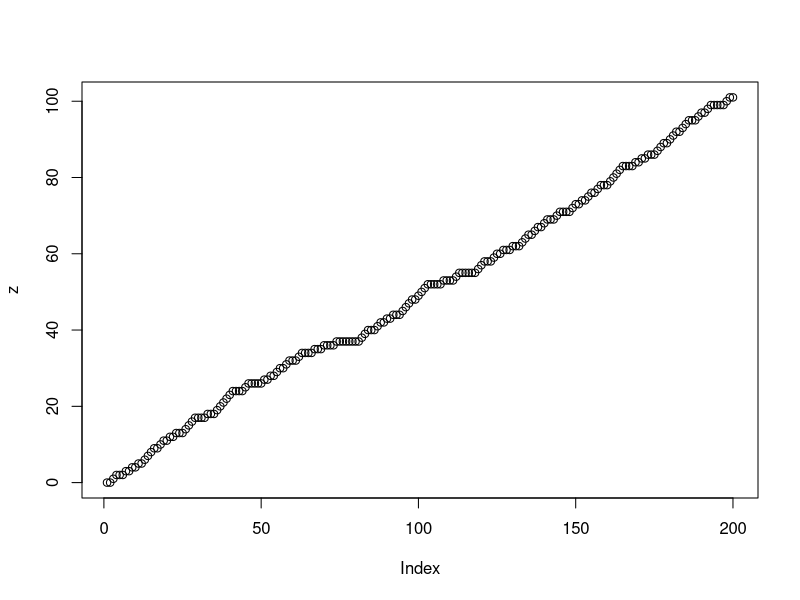
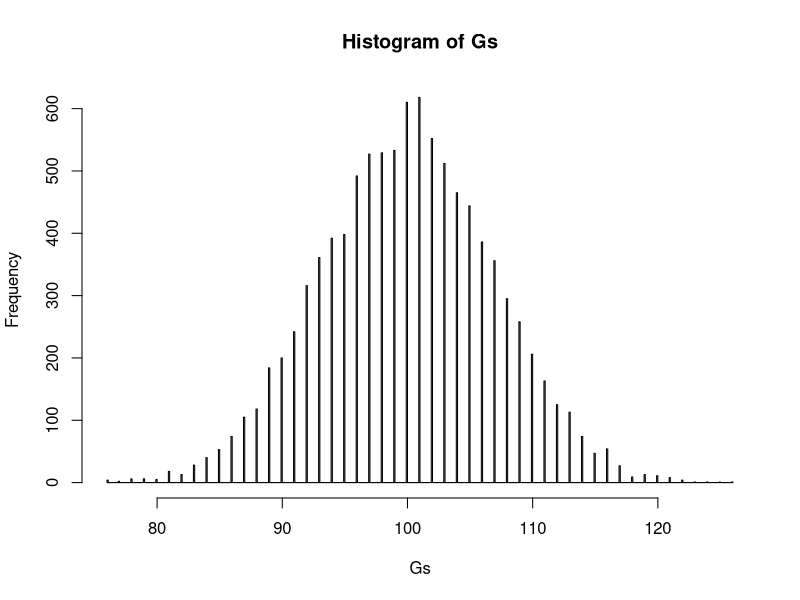

Generate these figures, in order, with R:
# this file add coin flips
N<-200
y<-sample(c(0,1),N,replace=TRUE)
z<-cumsum(y)
plot(z)

# now do this M times
Gs<-0
M<-10000
for (j in 1:M){
  
  y<-sample(c(0,1),N,replace=TRUE)
  z<-cumsum(y) 
  
  
  
  Gs[j]<-z[N]
}
hist(Gs,breaks=M/20)


